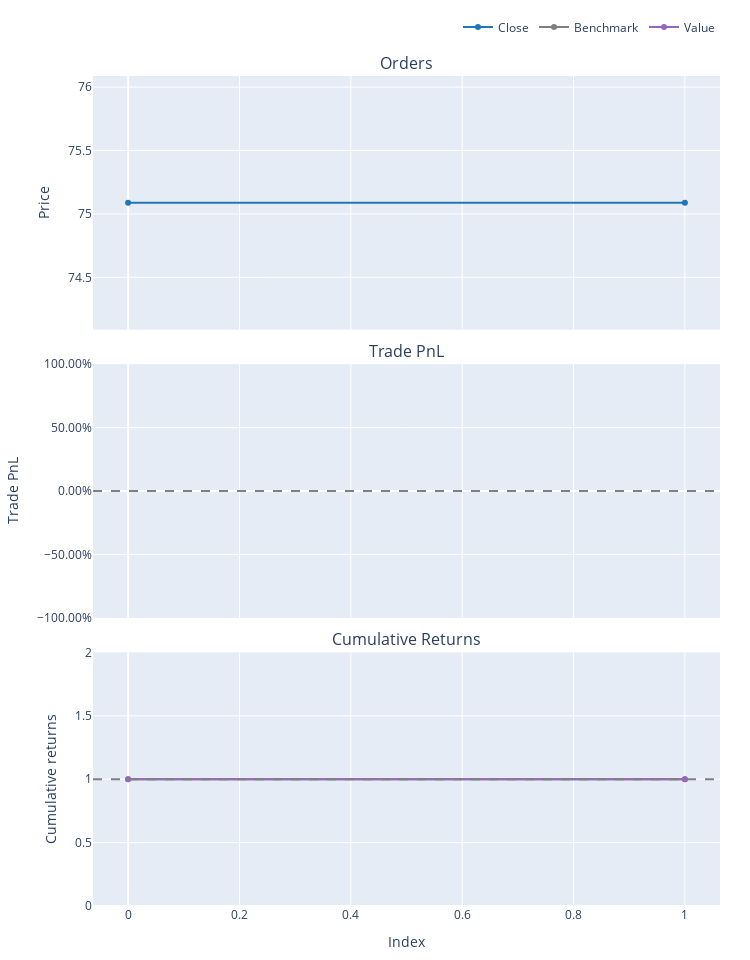
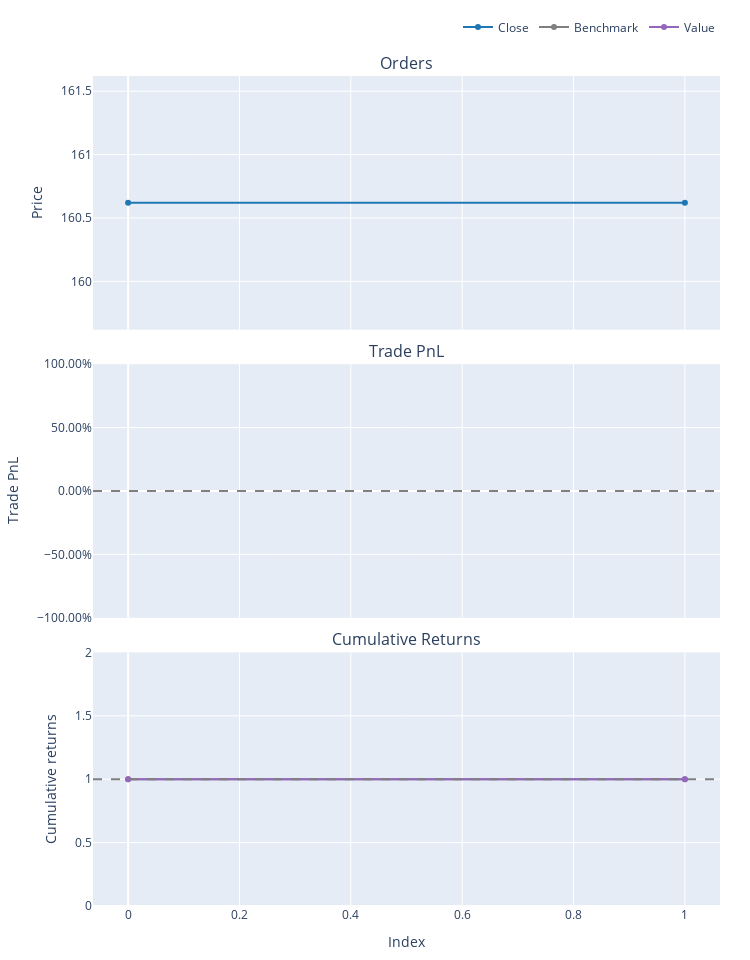
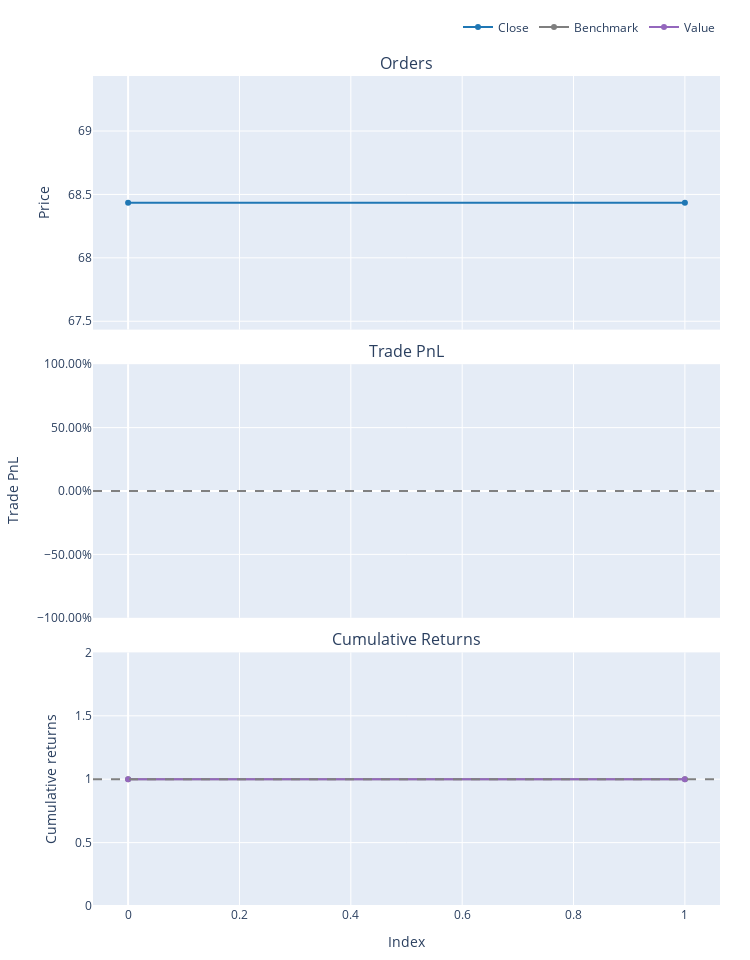

These figures' notebook cell, in order:
### Code cell
import talib
from pathlib import Path
import vectorbt as vbt
import os
import pandas as pd
import yfinance as yf
import numpy as np

class MultiStockBacktester:
    def __init__(self, symbols, start_date, end_date, data_path='stock_data.parquet'):
        self.symbols = symbols
        self.start_date = start_date
        self.end_date = end_date
        self.data_path = data_path
        self.data = {}
        self.signals = {}
        self.results = {}

    def load_or_fetch_data(self, force_download=False):
        """Load data from parquet file if it exists, otherwise fetch from Yahoo Finance."""
        if not force_download and os.path.exists(self.data_path):
            print("Loading data from parquet file...")
            # Load the multi-index DataFrame
            combined_df = pd.read_parquet(self.data_path)
            
            # Store individual DataFrames for each symbol with proper column structure
            for symbol in self.symbols:
                symbol_data = pd.DataFrame()
                symbol_data['Close'] = combined_df[('Close', symbol)]
                symbol_data['High'] = combined_df[('High', symbol)]
                symbol_data['Low'] = combined_df[('Low', symbol)]
                symbol_data['Volume'] = combined_df[('Volume', symbol)]
                symbol_data['Open'] = combined_df[('Open', symbol)]
                symbol_data['Adj Close'] = combined_df[('Adj Close', symbol)]
                self.data[symbol] = symbol_data
            
        else:
            print("Fetching data from Yahoo Finance...")
            # Create an empty list to store DataFrames
            dfs = []
            
            # Download data for each symbol
            #for symbol in self.symbols:
            #    df = yf.download(symbol, start=self.start_date, end=self.end_date)
                # Add symbol to column names
                #df.columns = pd.MultiIndex.from_product([[col for col in df.columns], [symbol]])
            #    df['Symbol']=symbol
            #    df=df.set_index(['Symbol',df.index])
            #    dfs.append(df)
            combined_df = yf.download(self.symbols, start=self.start_date, end=self.end_date)
            # Combine all DataFrames
            #combined_df = pd.concat(dfs, axis=1)
            
            # Save to parquet
            #combined_df.to_parquet(self.data_path)
            combined_df.to_parquet(self.data_path)
            print(f"Data saved to {self.data_path}")
            
            # Store individual DataFrames for each symbol
            for symbol in self.symbols:
                symbol_data = pd.DataFrame()
                symbol_data['Close'] = combined_df[('Close', symbol)]
                symbol_data['High'] = combined_df[('High', symbol)]
                symbol_data['Low'] = combined_df[('Low', symbol)]
                symbol_data['Volume'] = combined_df[('Volume', symbol)]
                symbol_data['Open'] = combined_df[('Open', symbol)]
                symbol_data['Adj Close'] = combined_df[('Adj Close', symbol)]
                self.data[symbol] = symbol_data

    def calculate_indicators(self):
        """Calculate technical indicators for each symbol."""
        for symbol, df in self.data.items():
            print(f"\nProcessing {symbol}:")
            
            # Ensure data is clean and sorted
            df = df.sort_index()
            
            # Print data info for debugging
            print(f"DataFrame shape: {df.shape}")
            print("Column names:", df.columns.tolist())
            
            try:
                # Convert to numpy arrays and ensure correct dtype
                close = df['Close'].astype(float).to_numpy()
                high = df['High'].astype(float).to_numpy()
                low = df['Low'].astype(float).to_numpy()
                volume = df['Volume'].astype(float).to_numpy()
                
                # Print array shapes for debugging
                print(f"Array shapes:")
                print(f"Close: {close.shape}")
                print(f"High: {high.shape}")
                print(f"Low: {low.shape}")
                print(f"Volume: {volume.shape}")
                
                # Calculate indicators
                macd, macd_signal, _ = talib.MACD(close)
                rsi = talib.RSI(close)
                obv = talib.OBV(close, volume)
                slowk, slowd = talib.STOCH(high, low, close)
                
                # Store results
                self.signals[symbol] = {
                    'macd': pd.Series(macd, index=df.index),
                    'macd_signal': pd.Series(macd_signal, index=df.index),
                    'rsi': pd.Series(rsi, index=df.index),
                    'obv': pd.Series(obv, index=df.index),
                    'slowk': pd.Series(slowk, index=df.index),
                    'slowd': pd.Series(slowd, index=df.index)
                }
                
                print(f"All indicators calculated successfully for {symbol}")
                
            except Exception as e:
                print(f"Error calculating indicators for {symbol}: {str(e)}")
                continue

    def generate_entry_signals(self):
        """Generate combined entry signals based on multiple indicators."""
        for symbol in self.symbols:
            if symbol not in self.signals:
                continue
                    
            signals = self.signals[symbol]
            
            # Handle NaN values
            macd = signals['macd'].fillna(0)
            macd_signal = signals['macd_signal'].fillna(0)
            rsi = signals['rsi'].fillna(0)
            slowk = signals['slowk'].fillna(0)
            slowd = signals['slowd'].fillna(0)
            obv = signals['obv'].fillna(0)
            
            # MACD crossover
            macd_cross = (macd > macd_signal) & (macd.shift(1) <= macd_signal.shift(1))
            
            # RSI conditions
            rsi_buy = rsi < 50
            
            # Stochastic conditions
            stoch_buy = (slowk < 40) & (slowd < 40)
            
            # OBV trend
            obv_sma = obv.rolling(window=20, min_periods=1).mean()
            obv_trend = obv > obv_sma
            
            # Combined signal
            #entry_signal = macd_cross & rsi_buy & stoch_buy & obv_trend
            entry_signal = macd_cross & obv_trend
            
            # Clean up signal and ensure proper boolean array
            entry_signal = entry_signal.fillna(False).astype(bool).values
            
            # Get signal and exit array shape
            signal_shape = (len(entry_signal),)
            # Create clean entry signals using VectorBT
            entry_signal = vbt.signals.nb.clean_enex_1d_nb(
                entry_signal,  # raw entry signals
                np.full(signal_shape, False),  # exit signals (none for entries)
                #np.full(signal_shape, False)  # generate multiple entries (disabled)
                False
            )
            
            self.signals[symbol]['entry'] = entry_signal
                
    def generate_exit_signals(self):
        """Generate exit signals based on indicator conditions."""
        for symbol in self.symbols:
            if symbol not in self.signals:
                continue
                    
            signals = self.signals[symbol]
            
            # Handle NaN values
            rsi = signals['rsi'].fillna(0)
            slowk = signals['slowk'].fillna(0)
            slowd = signals['slowd'].fillna(0)
            macd = signals['macd'].fillna(0)
            macd_signal = signals['macd_signal'].fillna(0)
            
            # Exit conditions
            rsi_sell = rsi > 60
            stoch_sell = (slowk > 70) & (slowd > 70)
            macd_cross_below = (macd < macd_signal) & (macd.shift(1) >= macd_signal.shift(1))
            
            # Combined exit signal
            exit_signal = rsi_sell | stoch_sell | macd_cross_below
            
            # Clean up signal and ensure proper boolean array
            exit_signal = exit_signal.fillna(False).astype(bool).values
            
            # Get signal array shape
            signal_shape = (len(exit_signal),)
            # Create clean exit signals using VectorBT
            exit_signal = vbt.signals.nb.clean_enex_1d_nb(
                np.full(signal_shape, False),  # entry signals (none for exits)
                exit_signal,  # raw exit signals
                #np.full(signal_shape, False)  # generate multiple exits (disabled)
                True     
            )
            
            self.signals[symbol]['exit'] = exit_signal

    def run_backtest(self, initial_capital=100000, fee_rate=0.001):
        for symbol in self.symbols:
            if symbol not in self.signals:
                continue

            price = self.data[symbol]['Close'].to_numpy()
            entries = self.signals[symbol]['entry']
            exits = self.signals[symbol]['exit']
            print("price")
            print(price)
            print("entry")
            print(entries)
            print("exit")
            print(exits)
            portfolio = vbt.Portfolio.from_signals(
                price,
                entries,
                exits,
                init_cash=initial_capital,
                fees=fee_rate,
                freq='1D'
            )

            metrics = {
                'total_return': portfolio.total_return(),
                'sharpe_ratio': portfolio.sharpe_ratio(),
                'max_drawdown': portfolio.max_drawdown(),
                'win_rate': portfolio.trades.win_rate(),
                'profit_factor': portfolio.trades.profit_factor(),
                #'num_trades': portfolio.trades.num_trades()
            }

            self.results[symbol] = {
                'portfolio': portfolio,
                'metrics': metrics
            }

    def get_summary(self):
        summary = []
        for symbol in self.symbols:
            if symbol in self.results:
                metrics = self.results[symbol]['metrics'].copy()
                metrics['symbol'] = symbol
                summary.append(metrics)
        if not summary:
            return pd.DataFrame()
        return pd.DataFrame(summary).set_index('symbol')

def run_example():
    symbols = ['AAPL', 'MSFT', 'GOOGL']
    backtester = MultiStockBacktester(
        symbols=symbols,
        start_date='2020-01-01',
        end_date='2023-12-31',
        data_path='stock_data.parquet'
    )

    # Run analysis
    backtester.load_or_fetch_data(force_download=False)
    backtester.calculate_indicators()
    backtester.generate_entry_signals()
    backtester.generate_exit_signals()
    backtester.run_backtest(initial_capital=100000)

    # Get results
    summary = backtester.get_summary()
    print("\nBacktest Results Summary:")
    print(summary)

    # Plot results for each symbol
    for symbol in symbols:
        if symbol in backtester.results:
            portfolio = backtester.results[symbol]['portfolio']
            portfolio.plot(column=0).show()

if __name__ == "__main__":
    run_example()

### Figure 1 — Plotly figure (JSON) as saved in the notebook; plotly's stock layout.template omitted (floating-point values rounded to 4 significant figures)
{"data": [{"legendgroup": "0", "line": {"color": "#1f77b4"}, "name": "Close", "showlegend": true, "type": "scatter", "uid": "583f8215-4b22-428e-bebd-9a1730909bca", "x": [0, 1], "xaxis": "x", "y": [75.09, 75.09], "yaxis": "y"}, {"legendgroup": "1", "line": {"color": "#7f7f7f"}, "name": "Benchmark", "showlegend": true, "type": "scatter", "uid": "fbf4aadf-4334-4bc2-9293-a43f7e6a476a", "x": [0, 1], "xaxis": "x3", "y": [1, 1], "yaxis": "y3"}, {"legendgroup": "2", "line": {"color": "#9467bd"}, "name": "Value", "showlegend": true, "type": "scatter", "uid": "c4011dab-69f1-4ed5-8288-8a86e12168a8", "x": [0, 1], "xaxis": "x3", "y": [1, 1], "yaxis": "y3"}, {"hoverinfo": "skip", "legendgroup": "3", "line": {"color": "rgba(0, 0, 0, 0)", "width": 0}, "opacity": 0, "showlegend": false, "type": "scatter", "uid": "92b87af9-0337-4533-8911-a65e84526b61", "x": [0, 1], "xaxis": "x3", "y": [1, 1], "yaxis": "y3"}], "layout": {"annotations": [{"font": {"size": 16}, "showarrow": false, "text": "Orders", "x": 0.5, "xanchor": "center", "xref": "paper", "y": 1, "yanchor": "bottom", "yref": "paper"}, {"font": {"size": 16}, "showarrow": false, "text": "Trade PnL", "x": 0.5, "xanchor": "center", "xref": "paper", "y": 0.6528, "yanchor": "bottom", "yref": "paper"}, {"font": {"size": 16}, "showarrow": false, "text": "Cumulative Returns", "x": 0.5, "xanchor": "center", "xref": "paper", "y": 0.3056, "yanchor": "bottom", "yref": "paper"}], "height": 960, "legend": {"orientation": "h", "traceorder": "normal", "x": 1, "xanchor": "right", "y": 1.042, "yanchor": "bottom"}, "margin": {"b": 30, "l": 30, "r": 30, "t": 30}, "shapes": [{"line": {"color": "gray", "dash": "dash"}, "type": "line", "x0": 0, "x1": 1, "xref": "paper", "y0": 0, "y1": 0, "yref": "y2"}, {"line": {"color": "gray", "dash": "dash"}, "type": "line", "x0": 0, "x1": 1, "xref": "paper", "y0": 1, "y1": 1, "yref": "y3"}], "showlegend": true, "width": 750, "xaxis": {"anchor": "y", "domain": [0, 1], "matches": "x3", "showticklabels": false}, "xaxis2": {"anchor": "y2", "domain": [0, 1], "matches": "x3", "showticklabels": false}, "xaxis3": {"anchor": "y3", "domain": [0, 1], "title": {"text": "Index"}}, "yaxis": {"anchor": "x", "domain": [0.6944, 1], "title": {"text": "Price"}}, "yaxis2": {"anchor": "x2", "domain": [0.3472, 0.6528], "tickformat": ".2%", "title": {"text": "Trade PnL"}}, "yaxis3": {"anchor": "x3", "domain": [0, 0.3056], "title": {"text": "Cumulative returns"}}}}

### Figure 2 — Plotly figure (JSON) as saved in the notebook; plotly's stock layout.template omitted (floating-point values rounded to 4 significant figures)
{"data": [{"legendgroup": "0", "line": {"color": "#1f77b4"}, "name": "Close", "showlegend": true, "type": "scatter", "uid": "2e0e87de-f068-4ee6-aa8c-83d6d4952c7f", "x": [0, 1], "xaxis": "x", "y": [160.6, 160.6], "yaxis": "y"}, {"legendgroup": "1", "line": {"color": "#7f7f7f"}, "name": "Benchmark", "showlegend": true, "type": "scatter", "uid": "fb63a5a9-d15e-4a9e-bf22-914d28e2e2fc", "x": [0, 1], "xaxis": "x3", "y": [1, 1], "yaxis": "y3"}, {"legendgroup": "2", "line": {"color": "#9467bd"}, "name": "Value", "showlegend": true, "type": "scatter", "uid": "b0189b47-7503-4145-95c3-42cafd9c5206", "x": [0, 1], "xaxis": "x3", "y": [1, 1], "yaxis": "y3"}, {"hoverinfo": "skip", "legendgroup": "3", "line": {"color": "rgba(0, 0, 0, 0)", "width": 0}, "opacity": 0, "showlegend": false, "type": "scatter", "uid": "576af391-e671-4d64-a6ee-40473ae5fd08", "x": [0, 1], "xaxis": "x3", "y": [1, 1], "yaxis": "y3"}], "layout": {"annotations": [{"font": {"size": 16}, "showarrow": false, "text": "Orders", "x": 0.5, "xanchor": "center", "xref": "paper", "y": 1, "yanchor": "bottom", "yref": "paper"}, {"font": {"size": 16}, "showarrow": false, "text": "Trade PnL", "x": 0.5, "xanchor": "center", "xref": "paper", "y": 0.6528, "yanchor": "bottom", "yref": "paper"}, {"font": {"size": 16}, "showarrow": false, "text": "Cumulative Returns", "x": 0.5, "xanchor": "center", "xref": "paper", "y": 0.3056, "yanchor": "bottom", "yref": "paper"}], "height": 960, "legend": {"orientation": "h", "traceorder": "normal", "x": 1, "xanchor": "right", "y": 1.042, "yanchor": "bottom"}, "margin": {"b": 30, "l": 30, "r": 30, "t": 30}, "shapes": [{"line": {"color": "gray", "dash": "dash"}, "type": "line", "x0": 0, "x1": 1, "xref": "paper", "y0": 0, "y1": 0, "yref": "y2"}, {"line": {"color": "gray", "dash": "dash"}, "type": "line", "x0": 0, "x1": 1, "xref": "paper", "y0": 1, "y1": 1, "yref": "y3"}], "showlegend": true, "width": 750, "xaxis": {"anchor": "y", "domain": [0, 1], "matches": "x3", "showticklabels": false}, "xaxis2": {"anchor": "y2", "domain": [0, 1], "matches": "x3", "showticklabels": false}, "xaxis3": {"anchor": "y3", "domain": [0, 1], "title": {"text": "Index"}}, "yaxis": {"anchor": "x", "domain": [0.6944, 1], "title": {"text": "Price"}}, "yaxis2": {"anchor": "x2", "domain": [0.3472, 0.6528], "tickformat": ".2%", "title": {"text": "Trade PnL"}}, "yaxis3": {"anchor": "x3", "domain": [0, 0.3056], "title": {"text": "Cumulative returns"}}}}

### Figure 3 — Plotly figure (JSON) as saved in the notebook; plotly's stock layout.template omitted (floating-point values rounded to 4 significant figures)
{"data": [{"legendgroup": "0", "line": {"color": "#1f77b4"}, "name": "Close", "showlegend": true, "type": "scatter", "uid": "43cc3a5b-8a33-4023-9e17-f157ca10c15b", "x": [0, 1], "xaxis": "x", "y": [68.43, 68.43], "yaxis": "y"}, {"legendgroup": "1", "line": {"color": "#7f7f7f"}, "name": "Benchmark", "showlegend": true, "type": "scatter", "uid": "0f226751-22ca-469c-8454-42ea5bb86f7d", "x": [0, 1], "xaxis": "x3", "y": [1, 1], "yaxis": "y3"}, {"legendgroup": "2", "line": {"color": "#9467bd"}, "name": "Value", "showlegend": true, "type": "scatter", "uid": "b769470b-ffad-4778-9af9-a20ed9fc200e", "x": [0, 1], "xaxis": "x3", "y": [1, 1], "yaxis": "y3"}, {"hoverinfo": "skip", "legendgroup": "3", "line": {"color": "rgba(0, 0, 0, 0)", "width": 0}, "opacity": 0, "showlegend": false, "type": "scatter", "uid": "7e90c36a-4f99-4f15-84ef-b358494cae00", "x": [0, 1], "xaxis": "x3", "y": [1, 1], "yaxis": "y3"}], "layout": {"annotations": [{"font": {"size": 16}, "showarrow": false, "text": "Orders", "x": 0.5, "xanchor": "center", "xref": "paper", "y": 1, "yanchor": "bottom", "yref": "paper"}, {"font": {"size": 16}, "showarrow": false, "text": "Trade PnL", "x": 0.5, "xanchor": "center", "xref": "paper", "y": 0.6528, "yanchor": "bottom", "yref": "paper"}, {"font": {"size": 16}, "showarrow": false, "text": "Cumulative Returns", "x": 0.5, "xanchor": "center", "xref": "paper", "y": 0.3056, "yanchor": "bottom", "yref": "paper"}], "height": 960, "legend": {"orientation": "h", "traceorder": "normal", "x": 1, "xanchor": "right", "y": 1.042, "yanchor": "bottom"}, "margin": {"b": 30, "l": 30, "r": 30, "t": 30}, "shapes": [{"line": {"color": "gray", "dash": "dash"}, "type": "line", "x0": 0, "x1": 1, "xref": "paper", "y0": 0, "y1": 0, "yref": "y2"}, {"line": {"color": "gray", "dash": "dash"}, "type": "line", "x0": 0, "x1": 1, "xref": "paper", "y0": 1, "y1": 1, "yref": "y3"}], "showlegend": true, "width": 750, "xaxis": {"anchor": "y", "domain": [0, 1], "matches": "x3", "showticklabels": false}, "xaxis2": {"anchor": "y2", "domain": [0, 1], "matches": "x3", "showticklabels": false}, "xaxis3": {"anchor": "y3", "domain": [0, 1], "title": {"text": "Index"}}, "yaxis": {"anchor": "x", "domain": [0.6944, 1], "title": {"text": "Price"}}, "yaxis2": {"anchor": "x2", "domain": [0.3472, 0.6528], "tickformat": ".2%", "title": {"text": "Trade PnL"}}, "yaxis3": {"anchor": "x3", "domain": [0, 0.3056], "title": {"text": "Cumulative returns"}}}}
